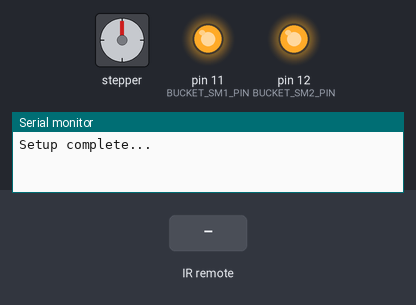
A sketch run on a simulated Arduino Uno, built with avr-gcc and run on an emulated ATmega328P. On the bench: stepper motor, output pins drawn as LEDs (lit = HIGH), the last lines printed to the serial monitor. Wiring (inferred from the names in the program): stepper motor driver (200 steps per turn assumed): step pin 3; direction pin 2; enable pin 7. The inputs (shaded band) are chosen by the test bench. Pins used as bus, display or sensor lines are not drawn.

Above: at 1.3 s.
1.4 s: infrared code 0xFFA857 received
At 2.0 s:
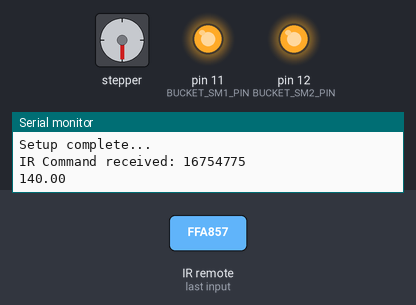
4.5 s: infrared code 0xFF629D received
At 5.0 s:
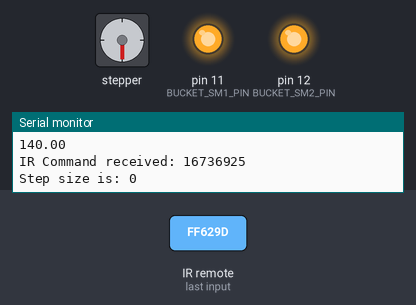
7.6 s: infrared code 0xFF906F received
10.7 s: infrared code 0xFF18E7 received
13.8 s: infrared code 0xFF02FD received
16.9 s: infrared code 0xFF906F received
Timing chart, 0 to 67.5 s (numbered marks = the images above; inputs shaded):
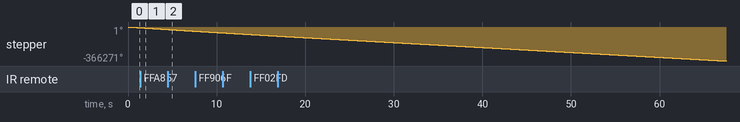

The sketch:

pingpong.ino
```cpp
#include <IRremote.h>

//Define + - as increse of speed instead of 1,2
#define PLAY_STOP 16720605 // |>=
#define IR_CMD_1 16718055 //1
#define IR_CMD_2 16724175 //2

#define IR_CMD_INC 16754775
#define IR_CMD_DEC 16748655
#define IR_CMD_MODE 16736925
#define IR_CMD_FW 16761405
#define IR_CMD_BACK 16712445

/*
*Shooter Motor control TODO
*/

/*
* Ball bucket spinner motor.
*/
int BUCKET_DIR_PIN = 2; //Direction pin
int BUCKET_STEP_PIN = 3; //Stepper pin
int BUCKET_ENABLE_PIN = 7; //Motor enable pin

int BUCKET_SM1_PIN = 11; // These 1 control the step size: HH-1/8 HL-1/4 LH-1/2 LL-1
int BUCKET_SM2_PIN = 12;

float _rotationDelay = 150;
bool _isStopped = false;
int _stepSize = 1 | 2;
int _rotationCount = 1700;
int _cadence = 10;

/*
* Remote Control
*/
int RC_PIN=9; // define input pin on Arduino
IRrecv _irReceiver(RC_PIN);
decode_results _rcResults;

/*
* Lifecycle
*/
void setup(){
  pinMode(BUCKET_DIR_PIN, OUTPUT);
  pinMode(BUCKET_STEP_PIN, OUTPUT);
  pinMode(BUCKET_ENABLE_PIN, OUTPUT);

  digitalWrite(BUCKET_ENABLE_PIN, LOW);

  pinMode(BUCKET_SM1_PIN, OUTPUT);
  pinMode(BUCKET_SM2_PIN, OUTPUT);

  //set step to 1/8 - for some reason low low is not working
 toggleStepSize(HIGH, HIGH);

  Serial.begin(9600);

  _irReceiver.enableIRIn();

  Serial.println("Setup complete...");
}

void loop(){
  if (_irReceiver.decode(&_rcResults)){
    Serial.print("IR Command received: ");
    Serial.println(_rcResults.value, DEC);

    processCommands(_rcResults.value);
    _irReceiver.resume(); // Receive the next value
  }

  if (_isStopped){
    return;
  }

  rotateBucket(_rotationCount, _rotationDelay);
  delay(_cadence);

}

/*
* IR Code Handling
*/

void processCommands(int cmdVal){
  switch (cmdVal) {
    case PLAY_STOP:
      _isStopped = !_isStopped;
      toggleBucketMotor();
      break;

    //Speed handling
    case IR_CMD_INC:
      _rotationDelay -= 10; //increase in speed = decrease in delay
      Serial.println(_rotationDelay);
      break;
    case IR_CMD_DEC:
      _rotationDelay += 10;
      Serial.println(_rotationDelay);
      break;

    //Step count
    case IR_CMD_FW:
      _rotationCount += 100;
      Serial.println(_rotationCount);
      break;
    case IR_CMD_BACK:
      _rotationCount -= 100;
      Serial.println(_rotationCount);
      break;

    //Step size
    case IR_CMD_MODE:
      _stepSize = (_stepSize + 1) % 4;

      int sm1 = (_stepSize & 1) != 0 ? LOW : HIGH;
      int sm2 = (_stepSize & 2) != 0 ? LOW : HIGH;

      toggleStepSize(sm1, sm2);
      Serial.print("Step size is: ");
      Serial.println(_stepSize);
      break;
  }
}

/*
* Stepper motor methods
*
*/
void toggleStepSize(int sm1, int sm2){
    digitalWrite(BUCKET_SM1_PIN, sm1);
    digitalWrite(BUCKET_SM2_PIN, sm2);
}

void toggleBucketMotor() {
  if (_isStopped){
    digitalWrite(BUCKET_ENABLE_PIN, HIGH);
  }
  else{
    digitalWrite(BUCKET_ENABLE_PIN, LOW);
  }
  Serial.print("The bucket motor is:");
  Serial.println(_isStopped);
}

void rotateBucket(int steps, float speed){
  int direction = steps > 0 ? HIGH : LOW;
   steps = abs(steps);

  //digitalWrite(BUCKET_DIR_PIN, direction);

  for (int i = 0; i < steps; i++){
    digitalWrite(BUCKET_STEP_PIN, HIGH);
    delayMicroseconds(speed);
    digitalWrite(BUCKET_STEP_PIN, LOW);
    delayMicroseconds(speed);
  }
}
```
